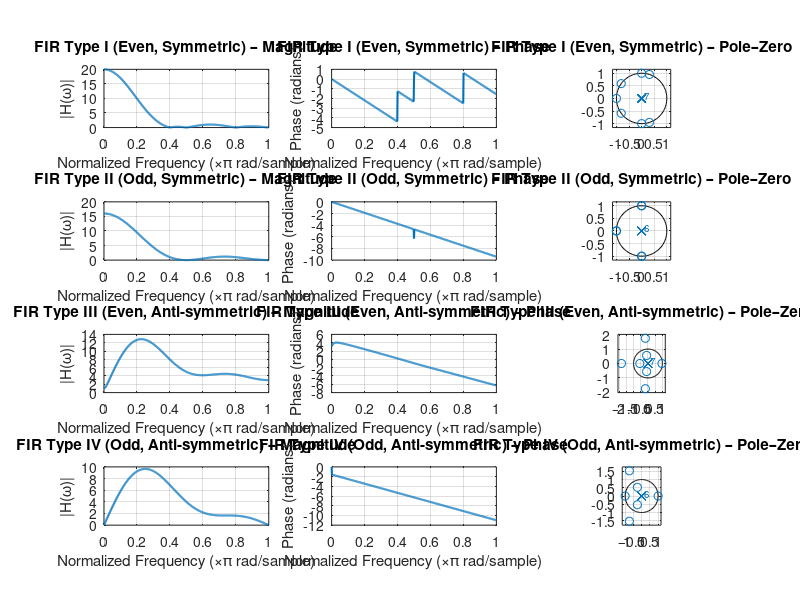

Write the MATLAB code that produced this figure. (Note: this script raises an error after producing the figure.)
clc; clear; close all;

% -------------------------------------------------
% Define FIR impulse responses
% -------------------------------------------------
h1 = [1 2 3 4 4 3 2 1];      % Type I  (M even, symmetric)
h2 = [1 2 3 4 3 2 1];        % Type II (M odd, symmetric)
h3 = [-1 -2 -3 -4 3 3 2 1];  % Type III (M even, antisymmetric)
h4 = [-1 -2 -3 0 3 2 1];     % Type IV (M odd, antisymmetric)

filters = {h1, h2, h3, h4};
titles  = {'FIR Type I (Even, Symmetric)', ...
           'FIR Type II (Odd, Symmetric)', ...
           'FIR Type III (Even, Anti-symmetric)', ...
           'FIR Type IV (Odd, Anti-symmetric)'};

% -------------------------------------------------
% Create figure for all filters
% -------------------------------------------------
figure('Name','Exercise 11 – FIR Filter Types','NumberTitle','off',...
       'Position',[100 100 1400 900]);

for k = 1:4
    h = filters{k};
    [H, w] = freqz(h, 1, 512);   % Frequency response

    % ---- Magnitude ----
    subplot(4,3,(k-1)*3 + 1);
    plot(w/pi, abs(H), 'LineWidth',1.5); grid on;
    xlabel('Normalized Frequency (\times\pi rad/sample)');
    ylabel('|H(\omega)|');
    title([titles{k} ' – Magnitude']);

    % ---- Phase ----
    subplot(4,3,(k-1)*3 + 2);
    plot(w/pi, unwrap(angle(H)), 'LineWidth',1.5); grid on;
    xlabel('Normalized Frequency (\times\pi rad/sample)');
    ylabel('Phase (radians)');
    title([titles{k} ' – Phase']);

    % ---- Pole-Zero ----
    subplot(4,3,(k-1)*3 + 3);
    zplane(h,1);
    title([titles{k} ' – Pole–Zero']);
end

sgtitle('Exercise 11 – FIR Filter Types (Magnitude, Phase & Pole–Zero)');